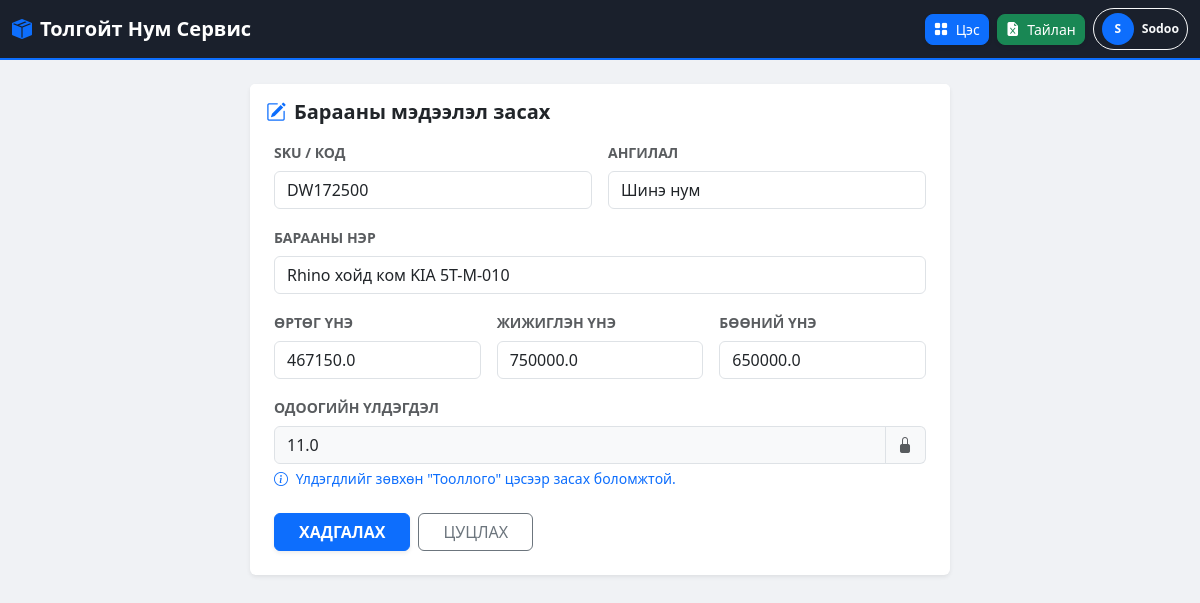
Page /edit-product/1 (signed in) on the committed database.
### app.py (models this page shows, shortened)
class User(UserMixin, db.Model):
    id = db.Column(db.Integer, primary_key=True)
    username = db.Column(db.String(50), unique=True, nullable=False)
    password = db.Column(db.String(100), nullable=False)
    role = db.Column(db.String(20), default='staff')

class Product(db.Model):
    id = db.Column(db.Integer, primary_key=True)
    sku = db.Column(db.String(50), unique=True, nullable=False)
    name = db.Column(db.String(100), nullable=False)
    category = db.Column(db.String(50))
    cost_price = db.Column(db.Float, default=0.0)
    retail_price = db.Column(db.Float, default=0.0)
    wholesale_price = db.Column(db.Float, default=0.0)
    stock = db.Column(db.Float, default=0.0)
    is_active = db.Column(db.Boolean, default=True)

### app.py (the view, shortened to what this page needs)
@app.route('/edit-product/<int:id>', methods=['GET', 'POST'])
@login_required
def edit_product(id):
    product = Product.query.get_or_404(id)
    return render_template('edit_product.html', product=product)

### app.py (called while the page is built)
@login_manager.user_loader
def load_user(user_id):
    return User.query.get(int(user_id))

### templates/edit_product.html
{% extends "layout.html" %}
{% block content %}
<div class="container mt-4">
    <div class="card shadow-sm border-0 mx-auto" style="max-width: 700px;">
        <div class="card-header bg-white py-3 border-0">
            <h5 class="mb-0 fw-bold text-dark"><i class="bi bi-pencil-square text-primary me-2"></i>Барааны мэдээлэл засах</h5>
        </div>
        <div class="card-body p-4 pt-0">
            <form method="POST">
                <div class="row g-3">
                    <div class="col-md-6">
                        <label class="form-label small fw-bold text-muted">SKU / КОД</label>
                        <input type="text" name="sku" class="form-control" value="{{ product.sku }}" required>
                    </div>
                    <div class="col-md-6">
                        <label class="form-label small fw-bold text-muted">АНГИЛАЛ</label>
                        <input type="text" name="category" class="form-control" value="{{ product.category }}">
                    </div>
                    <div class="col-12">
                        <label class="form-label small fw-bold text-muted">БАРААНЫ НЭР</label>
                        <input type="text" name="name" class="form-control" value="{{ product.name }}" required>
                    </div>
                    <div class="col-md-4">
                        <label class="form-label small fw-bold text-muted">ӨРТӨГ ҮНЭ</label>
                        <input type="number" step="0.01" name="cost_price" class="form-control" value="{{ product.cost_price }}">
                    </div>
                    <div class="col-md-4">
                        <label class="form-label small fw-bold text-muted">ЖИЖИГЛЭН ҮНЭ</label>
                        <input type="number" step="0.01" name="retail_price" class="form-control" value="{{ product.retail_price }}">
                    </div>
                    <div class="col-md-4">
                        <label class="form-label small fw-bold text-muted">БӨӨНИЙ ҮНЭ</label>
                        <input type="number" step="0.01" name="wholesale_price" class="form-control" value="{{ product.wholesale_price }}">
                    </div>
                    <div class="col-12">
                        <label class="form-label small fw-bold text-muted">ОДООГИЙН ҮЛДЭГДЭЛ</label>
                        <div class="input-group">
                            <input type="number" class="form-control bg-light" value="{{ product.stock }}" readonly>
                            <span class="input-group-text bg-light border-start-0 text-muted">
                                <i class="bi bi-lock-fill"></i>
                            </span>
                        </div>
                        <div class="form-text text-primary small">
                            <i class="bi bi-info-circle me-1"></i> Үлдэгдлийг зөвхөн "Тооллого" цэсээр засах боломжтой.
                        </div>
                    </div>
                </div>
                <div class="mt-4 d-flex gap-2">
                    <button type="submit" class="btn btn-primary px-4 fw-bold shadow-sm">ХАДГАЛАХ</button>
                    <a href="{{ url_for('dashboard') }}" class="btn btn-outline-secondary px-4">ЦУЦЛАХ</a>
                </div>
            </form>
        </div>
    </div>
</div>
{% endblock %}

### templates/layout.html (shortened to what this page needs)
<!DOCTYPE html>
<html lang="mn">
<head>
    <link href="https://cdn.jsdelivr.net/npm/bootstrap@5.3.0/dist/css/bootstrap.min.css" rel="stylesheet">
    <link rel="stylesheet" href="https://cdn.jsdelivr.net/npm/bootstrap-icons@1.10.5/font/bootstrap-icons.css">
</head>
<body>
<nav class="navbar navbar-dark sticky-top">
    <div class="container-fluid d-flex justify-content-between">
        <a class="navbar-brand fw-bold d-flex align-items-center" href="{{ url_for('dashboard') }}">
            <i class="bi bi-box-seam-fill text-primary me-2"></i>
            <span>Толгойт Нум Сервис</span>
        </a>
        <div class="d-flex gap-2 align-items-center">
            <div class="dropdown">
                <button class="btn btn-primary btn-sm rounded-3 shadow-sm" type="button" data-bs-toggle="dropdown">
                    <i class="bi bi-grid-fill"></i> <span class="nav-text ms-1">Цэс</span>
                </button>
            </div>
            <div class="dropdown">
                <button class="btn btn-success btn-sm rounded-3 shadow-sm" type="button" data-bs-toggle="dropdown">
                    <i class="bi bi-file-earmark-excel-fill"></i> <span class="nav-text ms-1">Тайлан</span>
                </button>
            </div>
            <div class="dropdown">
                <button class="btn btn-outline-light btn-sm rounded-pill px-2 border-1 d-flex align-items-center gap-2" type="button" data-bs-toggle="dropdown">
                    <div class="user-avatar">{{ current_user.username[0] | upper }}</div>
                    <span class="nav-text fw-semibold small">{{ current_user.username }}</span>
                </button>
            </div>
        </div>
    </div>
</nav>
<div class="container mt-3">
    {% block content %}{% endblock %}
</div>
</body>
</html>

### templates/layout.html (style rules this page uses)
body { background-color: #f0f2f5; font-family: 'Segoe UI', sans-serif; }
.navbar { background-color: #1a202c !important; border-bottom: 2px solid #0d6efd; padding: 8px 0; }
.user-avatar { width: 32px; height: 32px; background: #0d6efd; color: white; border-radius: 50%; display: flex; align-items: center; justify-content: center; font-weight: bold; font-size: 12px; }

### rows in the picture
User: username "S", username "Sodoo"
Product: sku "DW172500", category "Шинэ нум", name "Rhino хойд ком KIA 5T-M-010", cost_price "467150.0", retail_price "750000.0", wholesale_price "650000.0", stock "11.0"
